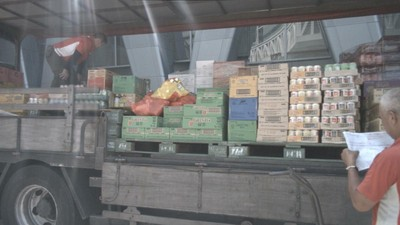
#> input picture drivestudio/data/scenes/scene-0061_quick/images/CAM_BACK_LEFT_frame_0023.jpg, 400 x 225 px; its folder holds only this picture in this run
$ python generate_sky_mask.py --scene-dir ../data/scenes/scene-0061_quick/images
#> lines starting #> are read from the running program, lines starting #| are printed output that depends on the picture; after the words box and inside, x2 and y2 are one past the last pixel; in counts of white or black regions, pixels touching at a corner belong together
#> in process_scene, bgr is the input picture: shape (225, 400, 3); mean B, G, R 116.8, 117.2, 117.9
#!/usr/bin/env python3
"""Generate sky masks and merge them into existing dynamic-object masks.

Sky detection uses a two-stage approach:
  1. HSV pixel classification: high brightness + low saturation (daytime sky)
     OR high saturation blue-cyan hue (blue sky)
  2. Connectivity filter: only sky pixels connected to the top image border are kept
     (avoids marking white cars/buildings as sky)

Merged mask convention (nerfstudio):
  White (255) = keep (train on this pixel)
  Black (0)   = ignore (sky OR dynamic object)

Usage:
  python scripts/generate_sky_mask.py --scene-dir /path/to/scene_v12
"""
from __future__ import annotations

import argparse
import os
from pathlib import Path

import cv2
import numpy as np


def detect_sky(bgr: np.ndarray) -> np.ndarray:
    """Return binary sky mask (255=sky) via HSV thresholding + connectivity."""
    hsv = cv2.cvtColor(bgr, cv2.COLOR_BGR2HSV)
#> hsv: shape (225, 400, 3); mean H, S, V 77, 22.6, 123.5
    h = hsv[:, :, 0].astype(np.int32)
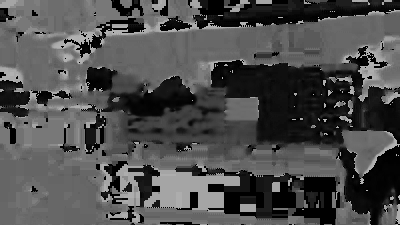
#> h: shape (225, 400) int32; min 0, max 179, mean 77
    s = hsv[:, :, 1]
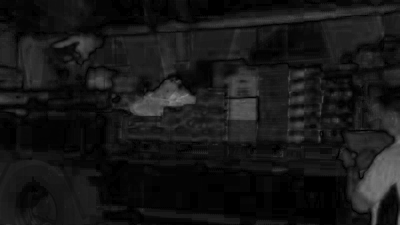
#> s: shape (225, 400); min 0, max 136, mean 22.6
    v = hsv[:, :, 2]
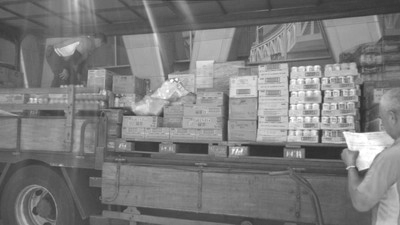
#> v: shape (225, 400); min 42, max 255, mean 123.5

    H, W = bgr.shape[:2]
#> H = 225; W = 400

    # --- pixel-level candidates ---
    # Overcast / light grey sky: low sat, high val
    overcast = (s < 40) & (v > 160)
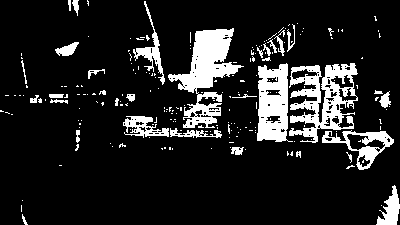
#> overcast: shape (225, 400) bool; 13.6% white; 211 white regions (178 under 20 px), largest, box (x1, y1, x2, y2) and area: (168, 28, 244, 128) 3007, (289, 63, 358, 143) 2698, (257, 63, 293, 142) 1971

    # Blue sky: hue in [90..130] (blue-cyan range in OpenCV 0-180), moderate-high val
    blue = (h >= 90) & (h <= 130) & (s > 20) & (v > 100)
#> blue: shape (225, 400) bool; 11.6% white; 103 white regions (78 under 20 px), largest, box (x1, y1, x2, y2) and area: (90, 33, 179, 89) 2344, (319, 15, 383, 65) 1758, (175, 29, 239, 71) 1522

    # Sunset / haze: low sat, high val OR pinkish-orange hue, high val
    haze = (s < 60) & (v > 200)
#> haze: shape (225, 400) bool; 3.1% white; 185 white regions (156 under 20 px), largest, box (x1, y1, x2, y2) and area: (343, 132, 393, 170) 943, (289, 104, 307, 129) 210, (290, 79, 307, 104) 181

    sky_candidates = (overcast | blue | haze).astype(np.uint8) * 255
#> sky_candidates: shape (225, 400); 22.9% white; 251 white regions (209 under 20 px), largest, box (x1, y1, x2, y2) and area: (228, 15, 383, 143) 7403, (90, 1, 244, 128) 5943, (322, 130, 394, 171) 1320

    # --- morphological clean-up ---
    kernel = cv2.getStructuringElement(cv2.MORPH_ELLIPSE, (15, 15))
    sky_candidates = cv2.morphologyEx(sky_candidates, cv2.MORPH_CLOSE, kernel)
#> sky_candidates: shape (225, 400); 37.8% white; 20 white regions (15 under 20 px), largest, box (x1, y1, x2, y2) and area: (0, 0, 400, 172) 32844, (376, 185, 400, 225) 640, (15, 200, 44, 225) 357, (70, 119, 82, 156) 128, (22, 150, 30, 158) 29
    sky_candidates = cv2.morphologyEx(sky_candidates, cv2.MORPH_OPEN,
                                       cv2.getStructuringElement(cv2.MORPH_ELLIPSE, (5, 5)))
#> sky_candidates: shape (225, 400); 37.2% white; 6 white regions (3 under 20 px), largest, box (x1, y1, x2, y2) and area: (0, 0, 400, 171) 32433, (377, 185, 400, 225) 639, (15, 206, 44, 225) 342

    # --- connectivity: keep only regions touching the top border ---
    # Flood-fill from each pixel on the top row that is a sky candidate
    filled = np.zeros((H + 2, W + 2), np.uint8)
    seed_mask = sky_candidates.copy()
    for x in range(W):
        if sky_candidates[0, x] == 255:
            cv2.floodFill(seed_mask, filled, (x, 0), 128,
                          loDiff=(15, 15, 15), upDiff=(15, 15, 15),
                          flags=cv2.FLOODFILL_FIXED_RANGE | (4 | cv2.FLOODFILL_MASK_ONLY << 8))
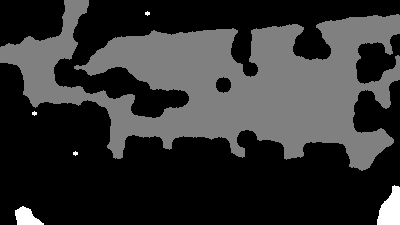
#> seed_mask: shape (225, 400); min 0, max 255, mean 49.1

    sky_connected = (seed_mask == 128).astype(np.uint8) * 255
#> sky_connected: shape (225, 400); 36% white; 1 white region, box (x1, y1, x2, y2) and area: (0, 0, 400, 171) 32433

    # As a fallback, use the raw candidates but limit to upper portion of the image
    # to catch skies that weren't perfectly filled
    upper_raw = sky_candidates.copy()
    upper_raw[H // 2:, :] = 0  # only allow sky above mid-line if not connectivity-found
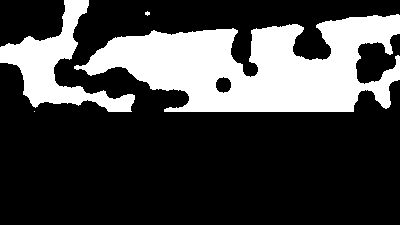
#> upper_raw: shape (225, 400); 26.5% white; 4 white regions (2 under 20 px), largest, box (x1, y1, x2, y2) and area: (74, 14, 400, 112) 19033, (0, 0, 135, 112) 4801

    sky_final = cv2.bitwise_or(sky_connected, upper_raw)
#> sky_final: shape (225, 400); 36.1% white; 3 white regions (2 under 20 px), largest, box (x1, y1, x2, y2) and area: (0, 0, 400, 171) 32433

    # Final clean-up
    sky_final = cv2.morphologyEx(sky_final, cv2.MORPH_CLOSE,
                                  cv2.getStructuringElement(cv2.MORPH_ELLIPSE, (21, 21)))
#> sky_final: shape (225, 400); 39.9% white; 2 white regions (1 under 20 px), largest, box (x1, y1, x2, y2) and area: (0, 0, 400, 171) 35898
    sky_final = cv2.morphologyEx(sky_final, cv2.MORPH_OPEN,
                                  cv2.getStructuringElement(cv2.MORPH_ELLIPSE, (9, 9)))
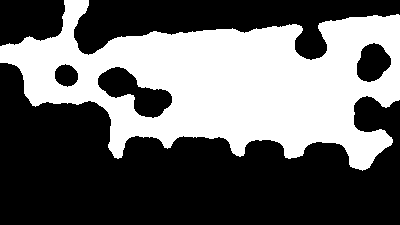
#> sky_final: shape (225, 400); 39.7% white; 1 white region, box (x1, y1, x2, y2) and area: (0, 0, 400, 171) 35716

    return sky_final


def process_scene(scene_dir: Path, dry_run: bool = False) -> None:
    images_dir = scene_dir / "images"
    masks_dir = scene_dir / "masks"
    masks_dir.mkdir(exist_ok=True)

    image_files = sorted(images_dir.glob("*.jpg")) + sorted(images_dir.glob("*.png"))
    total = len(image_files)
    sky_pixel_stats = {}

    for i, img_path in enumerate(image_files):
        if i % 30 == 0:
            print(f"  [{i}/{total}] {img_path.name}")

        bgr = cv2.imread(str(img_path))
        if bgr is None:
            print(f"  WARN: cannot read {img_path}")
            continue

        sky = detect_sky(bgr)

        # Derive mask filename from image filename
        stem = img_path.stem  # e.g. CAM_BACK_frame_0000
        # Replace _frame_ with _mask_ and use .png
        mask_name = stem.replace("_frame_", "_mask_") + ".png"
        mask_path = masks_dir / mask_name

        if mask_path.exists():
            existing = cv2.imread(str(mask_path), cv2.IMREAD_GRAYSCALE)
            if existing is None:
                existing = np.ones(bgr.shape[:2], dtype=np.uint8) * 255
        else:
            existing = np.ones(bgr.shape[:2], dtype=np.uint8) * 255  # all white = keep

        # Merge: black out sky pixels on top of existing mask
        # sky==255 means "this is sky" → set to 0 (ignore)
        merged = existing.copy()
        merged[sky == 255] = 0

        cam_id = stem.split("_frame_")[0]
        sky_frac = (sky == 255).mean()
#> sky_frac = 0.397
        sky_pixel_stats.setdefault(cam_id, []).append(sky_frac)

        if not dry_run:
            cv2.imwrite(str(mask_path), merged)

    print("\n  Sky coverage summary (avg per camera):")
    for cam, fracs in sorted(sky_pixel_stats.items()):
        print(f"    {cam}: {np.mean(fracs)*100:.1f}% sky avg "
              f"(min {np.min(fracs)*100:.1f}%, max {np.max(fracs)*100:.1f}%)")
#> this loop made 1 pass
#> (cam, fracs) on pass 1: ('CAM_BACK_LEFT', [0.397])
#|     CAM_BACK_LEFT: 39.7% sky avg (min 39.7%, max 39.7%)


def main() -> None:
    parser = argparse.ArgumentParser()
    parser.add_argument("--scene-dir", required=True)
    parser.add_argument("--dry-run", action="store_true",
                        help="Analyse sky coverage without writing masks")
    args = parser.parse_args()

    scene_dir = Path(args.scene_dir)
    print(f"Processing sky masks for: {scene_dir}")
    process_scene(scene_dir, dry_run=args.dry_run)
    print("Done.")


if __name__ == "__main__":
    main()

$ run again, on drivestudio/data/scenes/scene-0061_quick/images/CAM_FRONT_LEFT_frame_0022.jpg
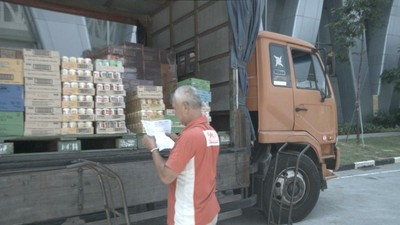
#> input picture drivestudio/data/scenes/scene-0061_quick/images/CAM_FRONT_LEFT_frame_0022.jpg, 400 x 225 px
#> in process_scene, bgr is the input picture: shape (225, 400, 3); mean B, G, R 112, 112.2, 110.8
#> hsv: shape (225, 400, 3); mean H, S, V 72.4, 36.9, 120.9
#> in detect_sky, `overcast = (s < 40) & (v > 160)`:
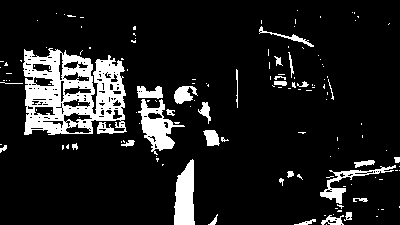
#> overcast: shape (225, 400) bool; 11.7% white; 142 white regions (111 under 20 px), largest, box (x1, y1, x2, y2) and area: (23, 48, 127, 135) 5513, (174, 159, 195, 225) 1048, (138, 99, 185, 155) 1046
#> blue: shape (225, 400) bool; 20% white; 162 white regions (127 under 20 px), largest, box (x1, y1, x2, y2) and area: (292, 158, 400, 225) 4739, (25, 7, 121, 58) 2933, (280, 0, 324, 49) 1411
#> haze: shape (225, 400) bool; 4% white; 155 white regions (115 under 20 px), largest, box (x1, y1, x2, y2) and area: (174, 157, 195, 225) 956, (141, 119, 175, 151) 622, (203, 129, 219, 147) 199
#> sky_connected: shape (225, 400); 36.4% white; 3 white regions, box (x1, y1, x2, y2) and area: (0, 0, 212, 225) 21755, (227, 0, 339, 109) 7077, (337, 0, 400, 121) 3932
#> upper_raw: shape (225, 400); 27.8% white; 3 white regions, box (x1, y1, x2, y2) and area: (0, 0, 212, 112) 14136, (227, 0, 339, 109) 7077, (337, 0, 400, 112) 3850
#> in detect_sky, `sky_final = cv2.morphologyEx(sky_final, cv2.MORPH_OPEN, cv2.getStructu..`:
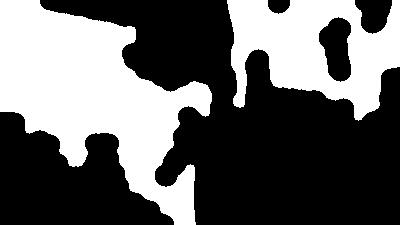
#> sky_final: shape (225, 400); 39.6% white; 2 white regions, box (x1, y1, x2, y2) and area: (0, 0, 212, 225) 23413, (227, 0, 400, 121) 12228
#> sky_frac = 0.396
#> the loop in process_scene, `for cam, fracs in sorted(sky_pixel_stats.items()):` made 1 pass
#> (cam, fracs) on pass 1: ('CAM_FRONT_LEFT', [0.396])
#> (printed output is left out)

$ run again, on drivestudio/data/scenes/scene-0061_quick/images/CAM_FRONT_LEFT_frame_0043.jpg
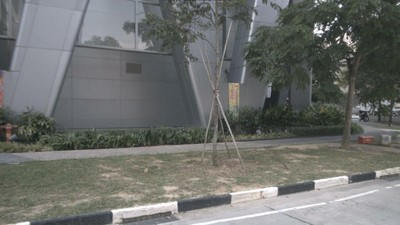
#> input picture drivestudio/data/scenes/scene-0061_quick/images/CAM_FRONT_LEFT_frame_0043.jpg, 400 x 225 px
#> in process_scene, bgr is the input picture: shape (225, 400, 3); mean B, G, R 108.2, 111.2, 109.3
#> hsv: shape (225, 400, 3); mean H, S, V 72.2, 24.3, 114.4
#> overcast: shape (225, 400) bool; 15.3% white; 231 white regions (208 under 20 px), largest, box (x1, y1, x2, y2) and area: (111, 175, 400, 225) 8596, (33, 0, 82, 50) 1765, (81, 0, 134, 48) 1283
#> blue: shape (225, 400) bool; 8.3% white; 110 white regions (93 under 20 px), largest, box (x1, y1, x2, y2) and area: (0, 0, 163, 115) 5485, (248, 0, 288, 34) 624, (204, 28, 214, 60) 176
#> haze: shape (225, 400) bool; 3.4% white; 83 white regions (73 under 20 px), largest, box (x1, y1, x2, y2) and area: (186, 187, 334, 225) 1669, (111, 201, 177, 223) 525, (314, 176, 348, 189) 248
#> after the loop in detect_sky, `for x in range(W):`:
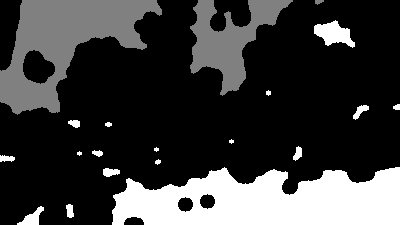
#> seed_mask: shape (225, 400); min 0, max 255, mean 58.8
#> sky_connected: shape (225, 400); 14.3% white; 3 white regions, box (x1, y1, x2, y2) and area: (0, 0, 162, 115) 8695, (190, 0, 293, 96) 4166, (315, 0, 324, 5) 31
#> upper_raw: shape (225, 400); 15.2% white; 7 white regions, largest, box (x1, y1, x2, y2) and area: (0, 0, 162, 112) 8675, (190, 0, 293, 96) 4166, (314, 20, 355, 48) 642
#> in detect_sky, `sky_final = cv2.morphologyEx(sky_final, cv2.MORPH_OPEN, cv2.getStructu..`:
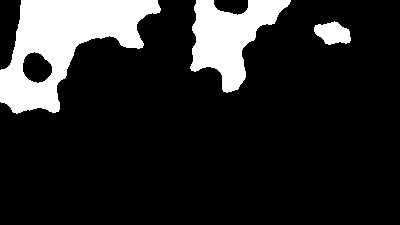
#> sky_final: shape (225, 400); 15.8% white; 3 white regions, box (x1, y1, x2, y2) and area: (0, 0, 161, 114) 8866, (190, 0, 291, 93) 4703, (314, 21, 351, 45) 608
#> sky_frac = 0.158
#> the loop in process_scene, `for cam, fracs in sorted(sky_pixel_stats.items()):` made 1 pass
#> (cam, fracs) on pass 1: ('CAM_FRONT_LEFT', [0.158])
#> (printed output is left out)

$ run again, on drivestudio/data/scenes/scene-0061_quick/images/CAM_FRONT_LEFT_frame_0049.jpg
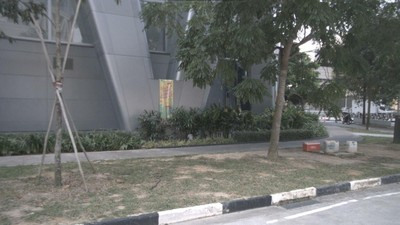
#> input picture drivestudio/data/scenes/scene-0061_quick/images/CAM_FRONT_LEFT_frame_0049.jpg, 400 x 225 px
#> in process_scene, bgr is the input picture: shape (225, 400, 3); mean B, G, R 108.1, 110.5, 108.3
#> hsv: shape (225, 400, 3); mean H, S, V 71, 23.7, 114
#> overcast: shape (225, 400) bool; 11.9% white; 285 white regions (248 under 20 px), largest, box (x1, y1, x2, y2) and area: (157, 189, 400, 225) 5769, (89, 0, 133, 96) 1151, (270, 186, 316, 204) 394
#> blue: shape (225, 400) bool; 11.2% white; 138 white regions (107 under 20 px), largest, box (x1, y1, x2, y2) and area: (85, 0, 166, 131) 4351, (0, 39, 50, 131) 2758, (76, 100, 106, 130) 252
#> haze: shape (225, 400) bool; 4.5% white; 106 white regions (95 under 20 px), largest, box (x1, y1, x2, y2) and area: (208, 199, 371, 225) 1752, (158, 202, 246, 225) 1076, (271, 187, 316, 203) 324
#> sky_connected: shape (225, 400); 15.5% white; 4 white regions (1 under 20 px), largest, box (x1, y1, x2, y2) and area: (0, 0, 181, 134) 13673, (379, 0, 400, 15) 184, (18, 0, 29, 9) 65
#> upper_raw: shape (225, 400); 16.4% white; 11 white regions (2 under 20 px), largest, box (x1, y1, x2, y2) and area: (0, 0, 181, 112) 12087, (276, 21, 332, 83) 1175, (342, 94, 400, 112) 571
#> in detect_sky, `sky_final = cv2.morphologyEx(sky_final, cv2.MORPH_OPEN, cv2.getStructu..`:
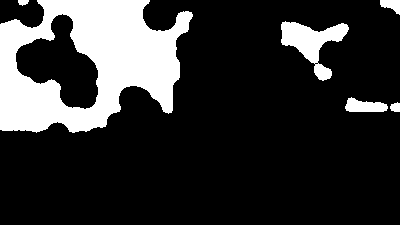
#> sky_final: shape (225, 400); 19.4% white; 6 white regions, box (x1, y1, x2, y2) and area: (0, 0, 193, 133) 15009, (281, 21, 349, 81) 1691, (345, 97, 388, 112) 440, (380, 0, 400, 15) 189, (390, 102, 400, 112) 79, (18, 0, 29, 6) 49
#> sky_frac = 0.194
#> the loop in process_scene, `for cam, fracs in sorted(sky_pixel_stats.items()):` made 1 pass
#> (cam, fracs) on pass 1: ('CAM_FRONT_LEFT', [0.194])
#> (printed output is left out)
